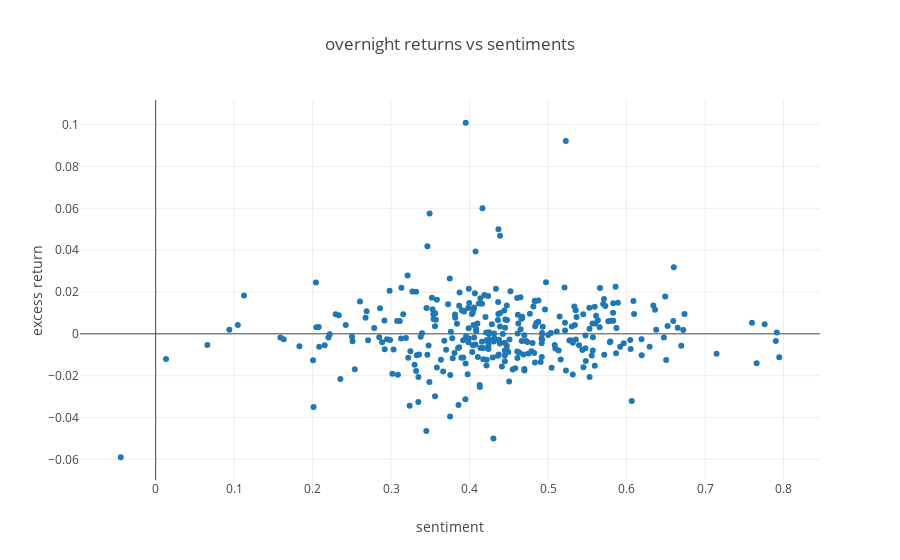

The cell this chart's notebook holds for it:
### Markdown cell above
### All Sentiments vs Returns

### Code cell
plotly_data = [go.Scatter(y = df_sent_returns['overnight_return'], x = df_sent_returns['sentiment_score'], mode = 'markers')
              ]
layout = go.Layout(
        title = 'overnight returns vs sentiments',
        yaxis = {'title': 'excess return'},
        xaxis = {'title': 'sentiment'}
)

fig = go.Figure( data = plotly_data, layout= layout)

iplot(fig)

### Figure 1 — Plotly figure (JSON) as saved in the notebook; plotly's stock layout.template omitted (floating-point values rounded to 4 significant figures; data arrays with more than 128 entries replaced by an {"elided": "..."} marker saying what was removed)
{"data": [{"mode": "markers", "type": "scatter", "x": {"elided": "323 float values"}, "y": {"elided": "323 float values"}}], "layout": {"title": "overnight returns vs sentiments", "xaxis": {"title": "sentiment"}, "yaxis": {"title": "excess return"}}}
